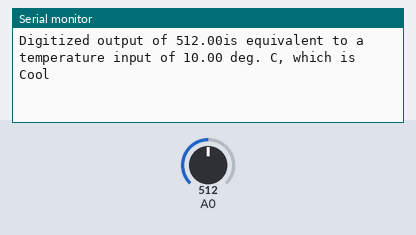
Recording of a program running on a simulated ESP8266 (Wemos D1 mini). On the bench: the last lines printed to the serial monitor. Inputs (shaded band) come from the test bench; at power-on: A0 = 512.

Above: at 1.3 s.
1.4 s: A0 set to 493
At 1.9 s:
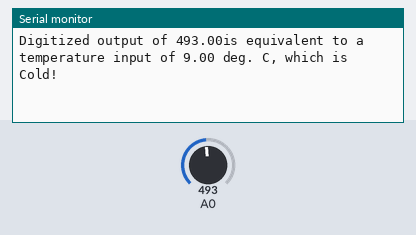
3.5 s: A0 set to 900
At 3.9 s:
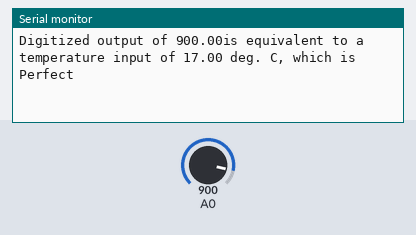

Measured:
- the behaviour switches between 511 and 510 on A0 (found by bisection; images 0 and 1)
- after the input at 1.4 s, the serial monitor: prints a new line after 0.11 s (image 1)
- after the input at 3.5 s, the serial monitor: prints a new line at once (image 2)

The program:

main.cpp
```cpp
#include <Arduino.h>
void setup() {
 // configure the USB serial monitor
 //I Stephan Major, 000828066 certify that all the following work is my own.
 Serial.begin(115200);
}

float iVal;
double iVal2;
String tempOut;

float mapfloat(long x, long in_min, long in_max, long out_min, long out_max)
{
  return (float)(x - in_min) * (out_max - out_min) / (float)(in_max - in_min) + out_min;
}

String tempCheck(float temp) {
  String tempOut;
  if(temp < 10) {
    tempOut = "Cold!";
  }
  else if(temp < 15) {
    tempOut = "Cool";
  }
  else if (temp < 25)
  {
    tempOut = "Perfect";
  }
  else if (temp < 30)
  {
    tempOut = "Warn";
  }
  else if (temp < 35)
  {
    tempOut = "Hot";
  }
  else if (temp > 35)
  {
    tempOut = "Too Hot!";
  } else {
    tempOut = "Error...";
  }
  return tempOut;
}

void loop() {
 // read digitized value from the D1 Mini's A/D convertor
 iVal = analogRead(A0);

 float myVal = map(iVal,0,1023,0,1000) / 50;
 Serial.println("Digitized output of " + String(iVal) + "is equivalent to a temperature input of " + String(myVal) + " deg. C, which is " + tempCheck(myVal));
 // print value to the USB port
 //Serial.println("Digitized Value = " + String(iVal));
 // wait 0.5 seconds (500 ms)
 delay(500);
}
```
